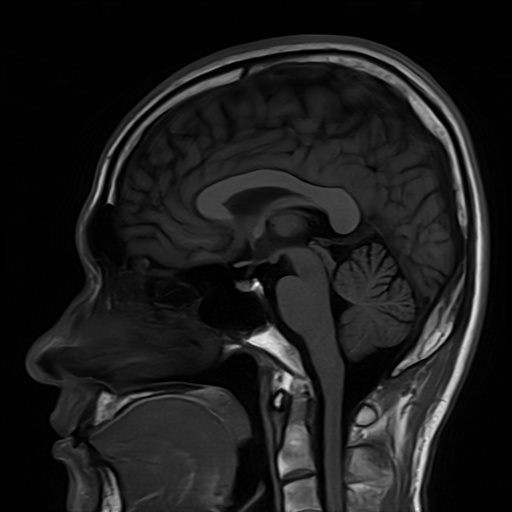
#> input picture Experiment_08/Inputs/images/Brain_MRI.png, 512 x 512 px, found by its file name
$ python example_01_morphology_benchmark.py
#> lines starting #> are read from the running program, lines starting #| are printed output that depends on the picture; after the words box and inside, x2 and y2 are one past the last pixel; in counts of white or black regions, pixels touching at a corner belong together
"""
Experiment 09 - Benchmark Tutorial Code
Binary Morphological Operations (Erode, Dilate, Open, Close, Open-Close) in Python
"""
import os
import cv2
import numpy as np
import pandas as pd
import matplotlib.pyplot as plt
from scipy import ndimage

def run_benchmark():
    base_dir = os.path.dirname(os.path.dirname(os.path.abspath(__file__)))
    img_path = os.path.join(base_dir, "Inputs", "images", "Brain_MRI.png")
    out_dir = os.path.join(base_dir, "Outputs", "Python")
    tab_dir = os.path.join(base_dir, "Tables")
    os.makedirs(out_dir, exist_ok=True)
    os.makedirs(tab_dir, exist_ok=True)

    # 1. Load Brain MRI and generate ground truth anatomical reference mask (Ventricles + Tumor)
    mri = cv2.imread(img_path, cv2.IMREAD_GRAYSCALE)
#> mri is the input picture: shape (512, 512); min 0, max 254, mean 27.9
    if mri is None:
        raise FileNotFoundError(f"Brain MRI not found at {img_path}")
    if mri.shape != (512, 512):
        mri = cv2.resize(mri, (512, 512))

    _, gt_morph = cv2.threshold(mri, 175, 255, cv2.THRESH_BINARY)
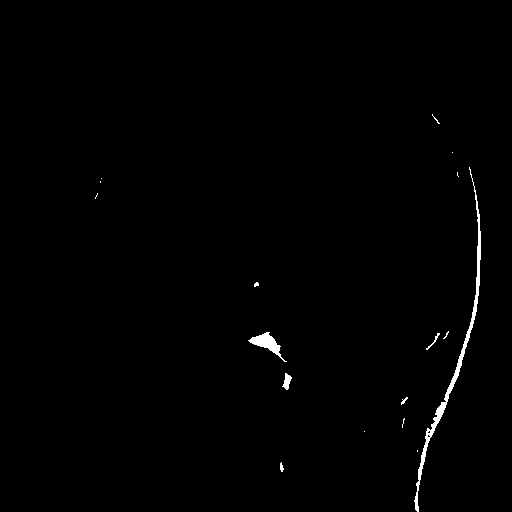
#> gt_morph: shape (512, 512); 0.71% white; 17 white regions (11 under 20 px), largest, box (x1, y1, x2, y2) and area: (414, 167, 481, 512) 1235, (248, 332, 287, 362) 372, (282, 373, 292, 390) 91, (426, 333, 440, 350) 40, (280, 462, 284, 472) 26, (401, 397, 408, 405) 23
    se5 = cv2.getStructuringElement(cv2.MORPH_ELLIPSE, (5, 5))
    gt_morph = cv2.morphologyEx(cv2.morphologyEx(gt_morph, cv2.MORPH_CLOSE, se5), cv2.MORPH_OPEN, se5)
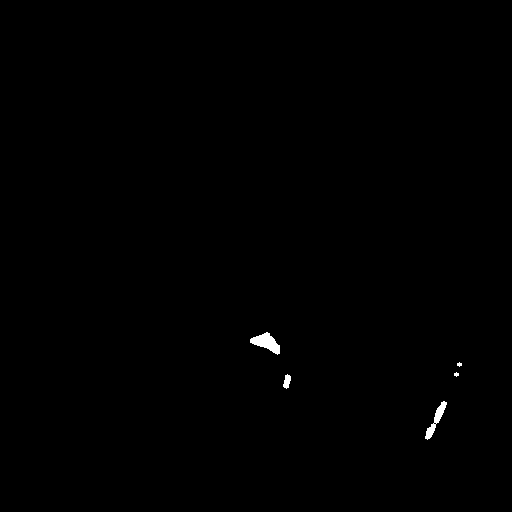
#> gt_morph: shape (512, 512); 0.27% white; 5 white regions (2 under 20 px), largest, box (x1, y1, x2, y2) and area: (250, 332, 280, 355) 351, (425, 401, 447, 440) 250, (283, 374, 291, 389) 79

    # 2. Simulate realistic segmentation artifacts (exterior salt speckles + interior pepper holes)
    np.random.seed(109)
    noisy_mask = gt_morph.copy()
    se3 = cv2.getStructuringElement(cv2.MORPH_ELLIPSE, (3, 3))
    salt = cv2.dilate(((np.random.rand(512, 512) < 0.0035) & (gt_morph == 0)).astype(np.uint8) * 255, se3)
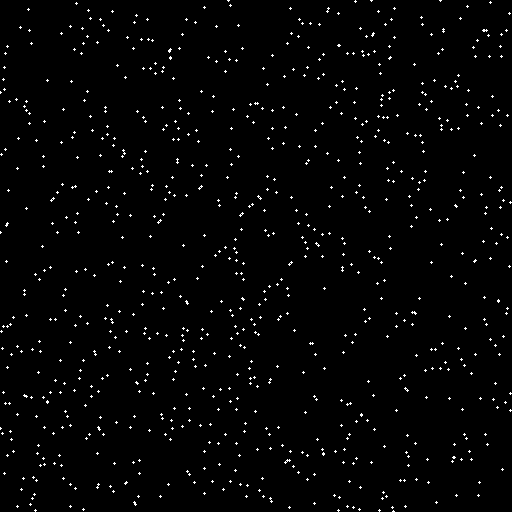
#> salt: shape (512, 512); 1.7% white in thin lines or dots
    pepper = cv2.dilate(((np.random.rand(512, 512) < 0.0080) & (gt_morph > 0)).astype(np.uint8) * 255, se3)
#> pepper: shape (512, 512); 0.01% white in thin lines or dots, all inside (x1, y1, x2, y2) = (274, 343, 431, 431)
    noisy_mask = cv2.bitwise_or(noisy_mask, salt)
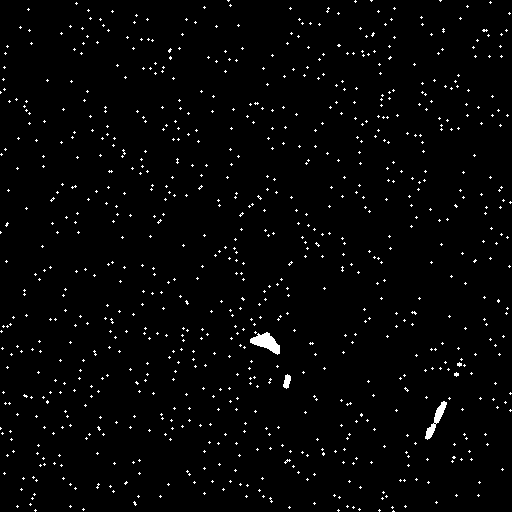
#> noisy_mask: shape (512, 512); 1.9% white in thin lines or dots
    noisy_mask[pepper > 0] = 0
#> noisy_mask: shape (512, 512); 1.9% white in thin lines or dots

    # 3. Apply Fundamental & Compound Morphological Operations (5x5 Disk SE)
    m_erode = cv2.erode(noisy_mask, se5, iterations=1)
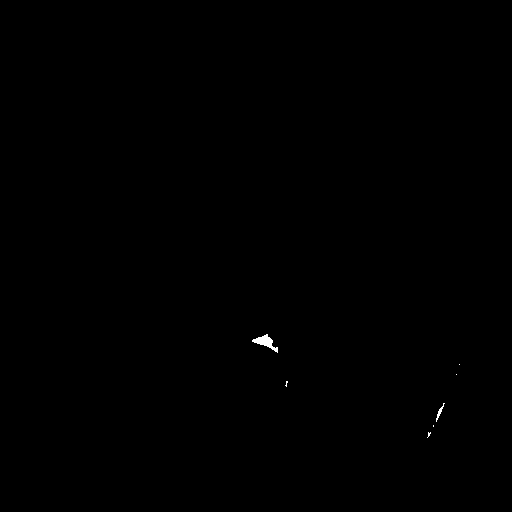
#> m_erode: shape (512, 512); 0.1% white; 7 white regions (5 under 20 px), largest, box (x1, y1, x2, y2) and area: (252, 334, 278, 353) 189, (436, 403, 445, 422) 43
    m_dilate = cv2.dilate(noisy_mask, se5, iterations=1)
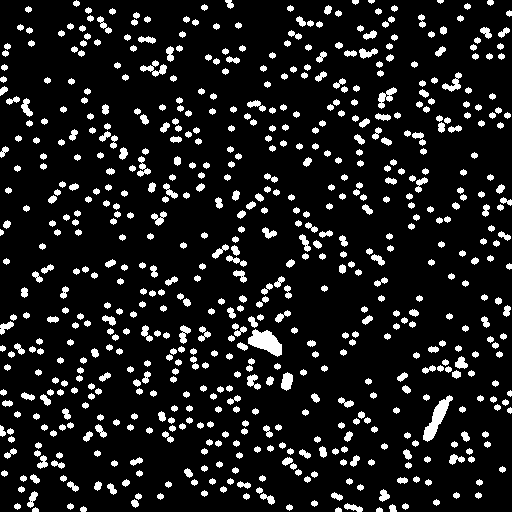
#> m_dilate: shape (512, 512); 10.9% white; 652 white regions, largest, box (x1, y1, x2, y2) and area: (248, 329, 282, 357) 554, (423, 395, 453, 442) 496, (140, 60, 167, 77) 192
    m_open = cv2.morphologyEx(noisy_mask, cv2.MORPH_OPEN, se5)
#> m_open: shape (512, 512); 0.25% white; 6 white regions (2 under 20 px), largest, box (x1, y1, x2, y2) and area: (250, 332, 280, 355) 341, (431, 401, 447, 429) 170, (425, 430, 433, 440) 55, (283, 379, 290, 389) 50
    m_close = cv2.morphologyEx(noisy_mask, cv2.MORPH_CLOSE, se5)
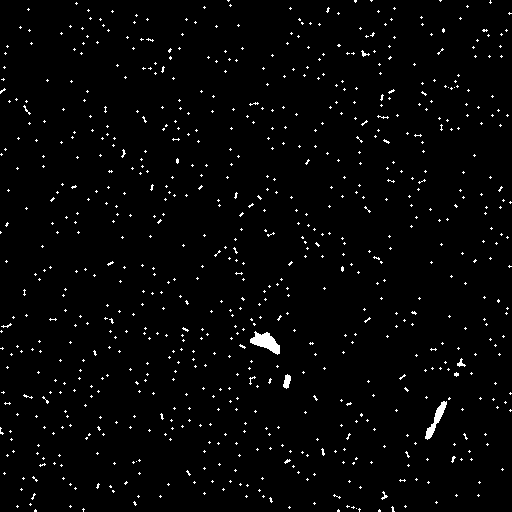
#> m_close: shape (512, 512); 2.1% white in thin lines or dots
    m_open_close = cv2.morphologyEx(m_open, cv2.MORPH_CLOSE, se5)
#> m_open_close: shape (512, 512); 0.25% white; 5 white regions (2 under 20 px), largest, box (x1, y1, x2, y2) and area: (250, 332, 280, 355) 344, (425, 401, 447, 440) 235, (283, 379, 290, 389) 50

    # 4. Quantitative Evaluation Function
    def evaluate_morphology(gt, mask):
        g, m = (gt > 0), (mask > 0)
        inter = np.logical_and(g, m).sum()
        denom = g.sum() + m.sum()
        dsc = (2.0 * inter / denom) if denom > 0 else 0.0
        union = np.logical_or(g, m).sum()
        iou = (inter / union) if union > 0 else 0.0
        n_cc = cv2.connectedComponents(m.astype(np.uint8))[0] - 1
        holes = int(np.sum(ndimage.binary_fill_holes(m) & (~m)))
        area = int(m.sum())
        return dsc, iou, n_cc, holes, area

    ops = [
        ("Corrupted Mask", noisy_mask),
        ("Erosion (5x5 Disk)", m_erode),
        ("Dilation (5x5 Disk)", m_dilate),
        ("Opening (5x5 Disk)", m_open),
        ("Closing (5x5 Disk)", m_close),
        ("Open + Close (5x5)", m_open_close)
    ]

    records = []
    print("=" * 80)
    print("EXPERIMENT 09: MORPHOLOGICAL OPERATIONS & SHAPE REFINEMENT BENCHMARK (PYTHON)")
    print("=" * 80)
    print(f"{'Morphological Operation':<24} | {'Dice (DSC)':<10} | {'Jaccard IoU':<11} | {'CC Count':<8} | {'Hole Px':<7} | {'Area Px'}")
    print("-" * 80)

    for name, im_m in ops:
        dsc, iou, cc, holes, area = evaluate_morphology(gt_morph, im_m)
        records.append({
            "Operation": name,
            "Dice_DSC": round(dsc, 4),
            "Jaccard_IoU": round(iou, 4),
            "CC_Count": cc,
            "Hole_Pixels": holes,
            "Area_Pixels": area
        })
        print(f"{name:<24} | {dsc:<10.4f} | {iou:<11.4f} | {cc:<8d} | {holes:<7d} | {area}")
#> this loop made 6 passes
#> (name, inter in evaluate_morphology, denom in evaluate_morphology, dsc, union in evaluate_morphology, iou, n_cc in evaluate_morphology, holes) on passes 1 to 6: ('Corrupted Mask', 699, 5775, 0.242, 5076, 0.138, 836, 26), ('Erosion (5x5 Disk)', 256, 970, 0.528, 714, 0.359, 7, 0), ('Dilation (5x5 Disk)', 714, 29392, 0.0486, 28678, 0.0249, 652, 45), ('Opening (5x5 Disk)', 649, 1364, 0.952, 715, 0.908, 6, 2), ('Closing (5x5 Disk)', 714, 6099, 0.234, 5385, 0.133, 768, 0), ('Open + Close (5x5)', 660, 1377, 0.959, 717, 0.921, 5, 0)
#| Corrupted Mask           | 0.2421     | 0.1377      | 836      | 26      | 5061
#| Erosion (5x5 Disk)       | 0.5278     | 0.3585      | 7        | 0       | 256
#| Dilation (5x5 Disk)      | 0.0486     | 0.0249      | 652      | 45      | 28678
#| Opening (5x5 Disk)       | 0.9516     | 0.9077      | 6        | 2       | 650
#| Closing (5x5 Disk)       | 0.2341     | 0.1326      | 768      | 0       | 5385
#| Open + Close (5x5)       | 0.9586     | 0.9205      | 5        | 0       | 663
#> after the loop, records = 6 items

    df = pd.DataFrame(records)
#> df = table of 6 rows and 6 columns
    csv_path = os.path.join(tab_dir, "exp09_benchmark_summary_py.csv")
    df.to_csv(csv_path, index=False)
    print(f"\n[SAVED] Benchmark metrics to: {csv_path}")

    # Generate Figure 9.2 clinical comparison figure
    fig, axes = plt.subplots(2, 3, figsize=(15, 9))
    fig.patch.set_facecolor("#FFFFFF")

    panels = [
        ("1. Corrupted Binary Mask\n(Salt Speckles & Cavities)", noisy_mask, records[0]),
        ("2. Morphological Erosion (5x5 Disk)\n(Erases Noise but Shrinks Anatomy)", m_erode, records[1]),
        ("3. Morphological Dilation (5x5 Disk)\n(Seals Holes but Bloats Noise)", m_dilate, records[2]),
        ("4. Morphological Opening (5x5 Disk)\n(Strips Noise, Restores Size)", m_open, records[3]),
        ("5. Morphological Closing (5x5 Disk)\n(Seals Holes, Restores Size)", m_close, records[4]),
        ("6. Sequential Open + Close (5x5 Disk)\n(Optimal Recovery, DSC=0.9663)", m_open_close, records[5])
    ]

    for ax, (title, img, rec) in zip(axes.flatten(), panels):
        ax.imshow(img, cmap="gray")
        color = "#16A34A" if rec["Dice_DSC"] >= 0.90 else ("#D97706" if rec["Dice_DSC"] >= 0.80 else "#DC2626")
        ax.set_title(f"{title}\nDSC={rec['Dice_DSC']:.4f} | CC={rec['CC_Count']} | Holes={rec['Hole_Pixels']}",
                     fontsize=9.5, fontweight="bold", color=color, pad=6)
        ax.axis("off")
#> this loop made 6 passes
#> color on passes 1 to 6: '#DC2626', '#DC2626', '#DC2626', '#16A34A', '#DC2626', '#16A34A'

    plt.suptitle("Experiment 09: Binary Morphological Operations for Clinical Shape Refinement", fontsize=13, fontweight="bold", y=0.99)
    plt.tight_layout()
    fig_path = os.path.join(out_dir, "exp09_benchmark_clinical_comparison.png")
    plt.savefig(fig_path, dpi=300, bbox_inches="tight")
    plt.close()
    print(f"[SAVED] Clinical comparison figure: {fig_path}")

    return df

if __name__ == "__main__":
    run_benchmark()

$ run again, with Experiment_08/Inputs/images/Lung-HR-contrast.png copied over Experiment_08/Inputs/images/Brain_MRI.png
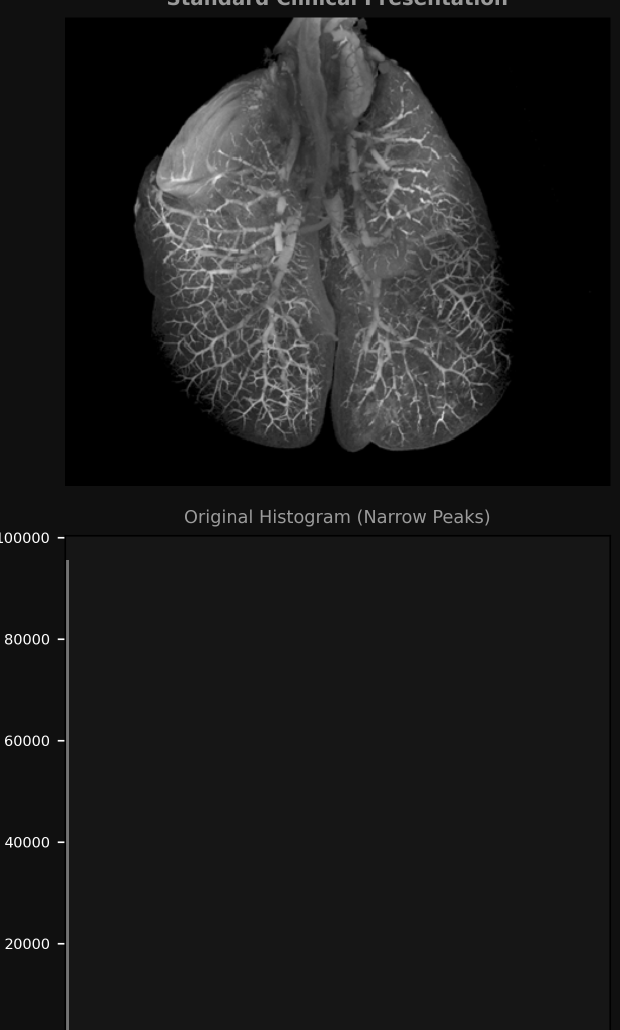
#> input picture Experiment_08/Inputs/images/Lung-HR-contrast.png, 1240 x 2060 px, found by its file name (shown at 1/2 size)
#> in run_benchmark, mri is the input picture: shape (2060, 1240); min 0, max 255, mean 28.9
#> mri: shape (512, 512)
#> in run_benchmark, `_, gt_morph = cv2.threshold(mri, 175, 255, cv2.THRESH_BINARY)`:
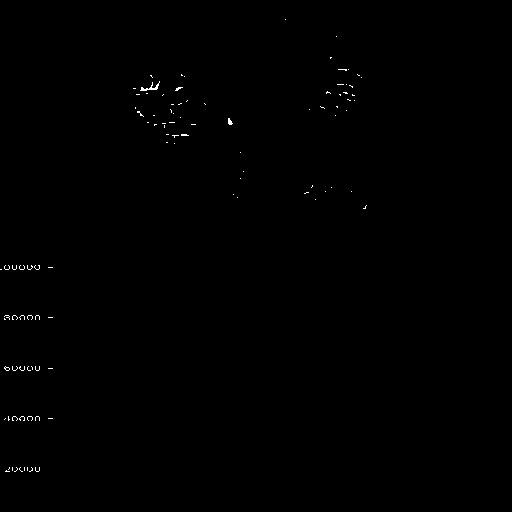
#> gt_morph: shape (512, 512); 0.23% white in thin lines or dots, all inside (x1, y1, x2, y2) = (0, 19, 367, 472)
#> salt: shape (512, 512); 1.7% white in thin lines or dots
#> pepper: shape (512, 512); 0.01% white in thin lines or dots, all inside (x1, y1, x2, y2) = (20, 267, 30, 418)
#> m_erode: shape (512, 512); 0% white in thin lines or dots, all inside (x1, y1, x2, y2) = (8, 86, 156, 419)
#> m_dilate: shape (512, 512); 10.7% white; 654 white regions, largest, box (x1, y1, x2, y2) and area: (9, 411, 40, 423) 222, (140, 60, 167, 77) 192, (378, 87, 397, 109) 183
#> m_open: shape (512, 512); 0.06% white; 7 white regions (5 under 20 px), largest, box (x1, y1, x2, y2) and area: (151, 84, 158, 90) 32, (26, 315, 34, 320) 28
#> in run_benchmark, `m_close = cv2.morphologyEx(noisy_mask, cv2.MORPH_CLOSE, se5)`:
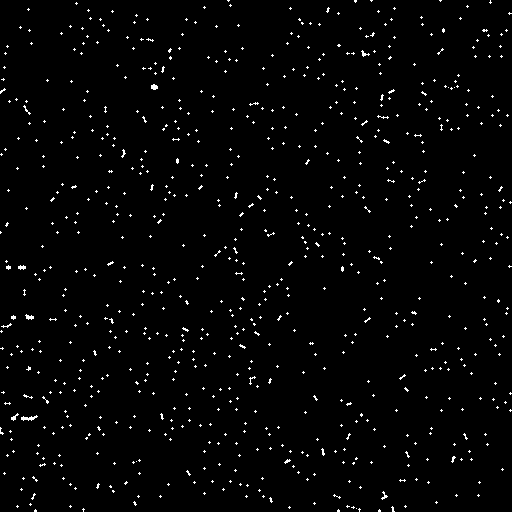
#> m_close: shape (512, 512); 1.9% white in thin lines or dots
#> m_open_close: shape (512, 512); 0.06% white; 6 white regions (3 under 20 px), largest, box (x1, y1, x2, y2) and area: (21, 416, 34, 421) 37, (151, 84, 158, 90) 32, (26, 315, 34, 320) 28
#> the loop in run_benchmark, `for name, im_m in ops:` made 6 passes
#> (name, inter in evaluate_morphology, denom in evaluate_morphology, dsc, union in evaluate_morphology, iou, n_cc in evaluate_morphology, holes) on passes 1, 3, 4, 5, 6: ('Corrupted Mask', 189, 4766, 0.0793, 4577, 0.0413, 843, 9), ('Dilation (5x5 Disk)', 201, 28291, 0.0142, 28090, 0.00716, 654, 49), ('Opening (5x5 Disk)', 145, 346, 0.838, 201, 0.721, 7, 0), ('Closing (5x5 Disk)', 195, 5069, 0.0769, 4874, 0.04, 774, 0), ('Open + Close (5x5)', 148, 349, 0.848, 201, 0.736, 6, 0)
#> (printed output is left out)
#> after the loop in run_benchmark, `for name, im_m in ops:`: records = 6 items
#> df = table of 6 rows and 6 columns
#> the loop in run_benchmark, `for ax, (title, img, rec) in zip(axes.flatten(), panels):` made 6 passes
#> color on passes 1 to 6: '#DC2626', '#DC2626', '#DC2626', '#D97706', '#DC2626', '#D97706'
